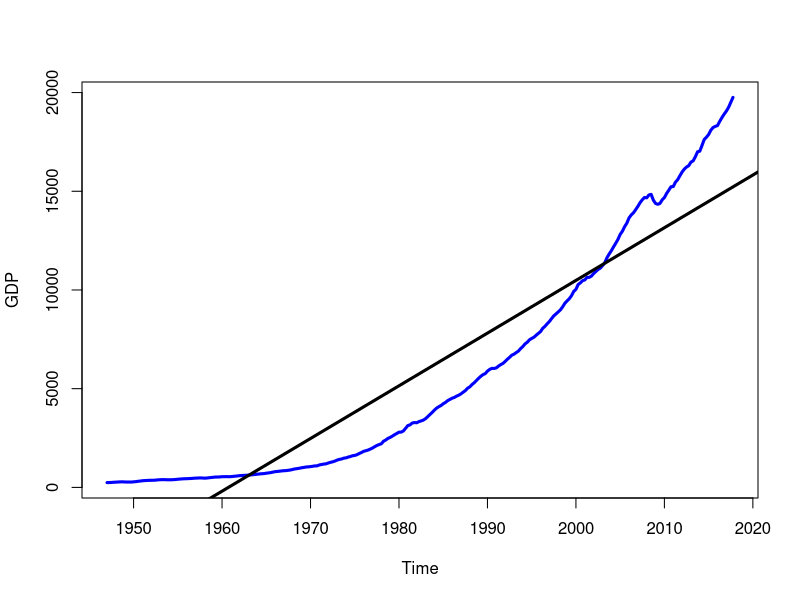
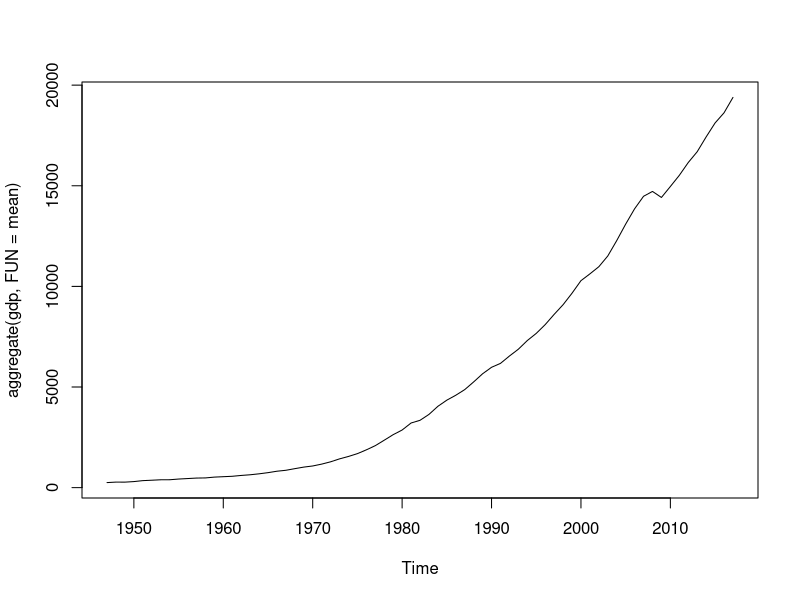
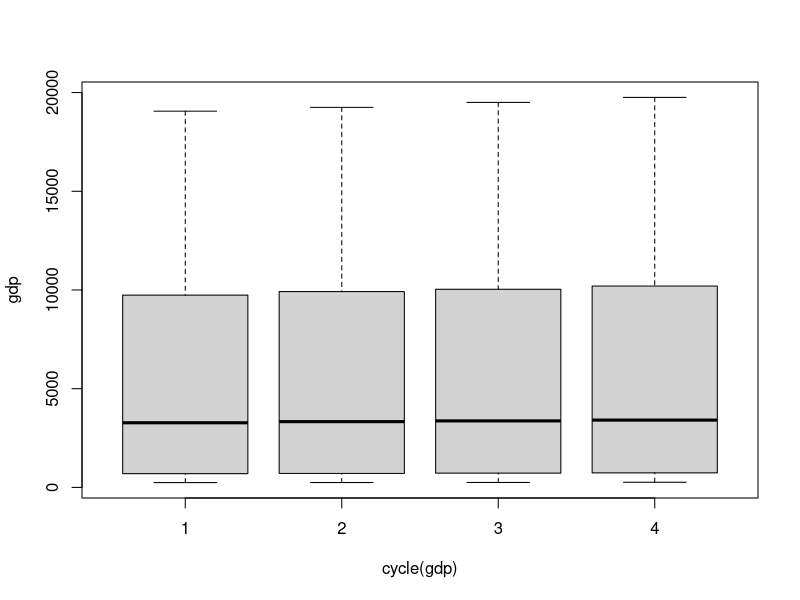
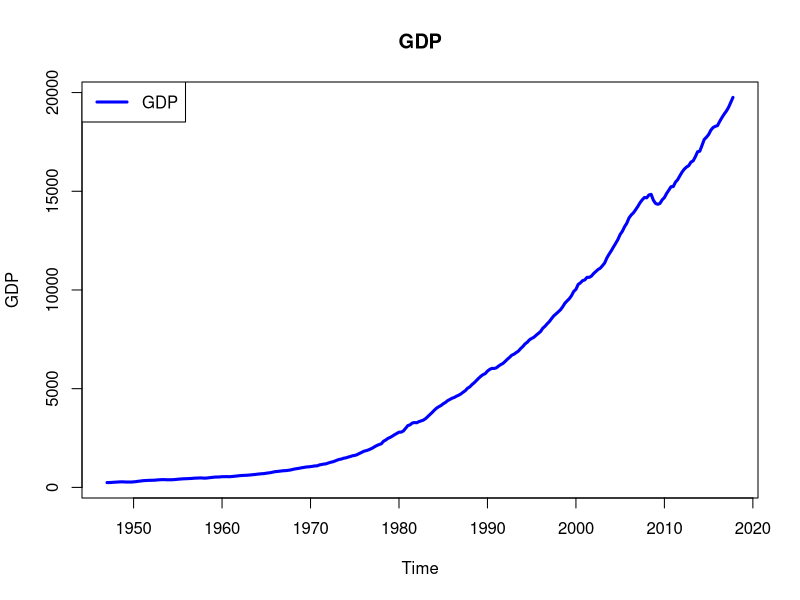
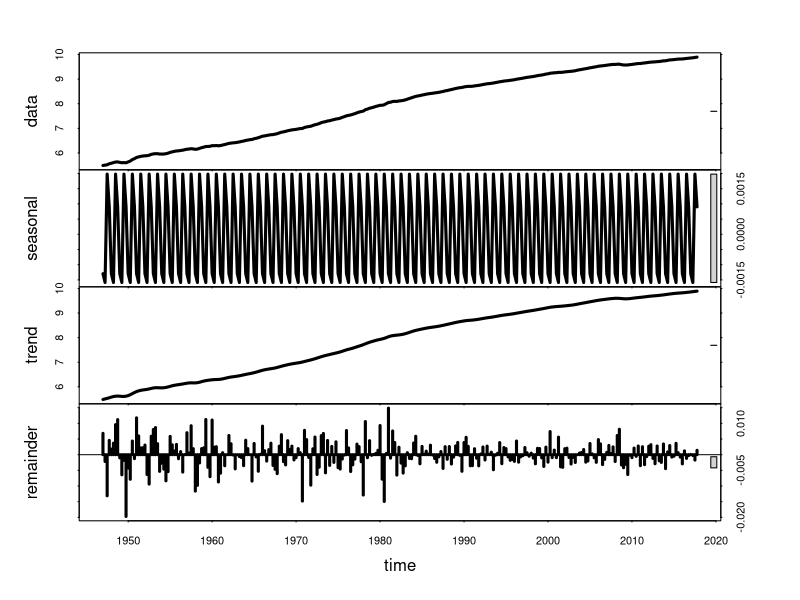

Here is the R script that generated these plots, in order:
setwd("D:/Documents (Louis Booth)/R/data")
gdp <- read.csv("GDP.csv", stringsAsFactors = FALSE)
head(gdp)
str(gdp)
gdp$DATE <- as.Date(gdp$DATE)
str(gdp)
gdp$Time <- format(gdp$DATE, format="%y/%m")
gdp <- gdp[,c(3,2)]

gdp1 <- mean(gdp[gdp$Time > 47/01,2])

gdp <- ts(gdp$GDP, start=c(1947, 01), end=c(2017, 04), frequency=4)
str(gdp)
start(gdp)
end(gdp)
frequency(gdp)
summary(gdp)

pdf(file="time series.pdf")

plot(gdp, col="blue", lwd=3, ylab="GDP")
abline(reg=lm(gdp~time(gdp)), lwd=3)

plot(aggregate(gdp, FUN=mean))

boxplot(gdp~cycle(gdp))

plot(gdp, col="blue", lwd=3, ylab="GDP")

legend("topleft", legend="GDP", col="blue", lty=1, lwd=3)

title(main="GDP")

seasDecom <- stl(log(gdp), s.window="periodic")
plot(seasDecom, lwd=3)

dev.off()

summary(seasDecom)
seasDecom